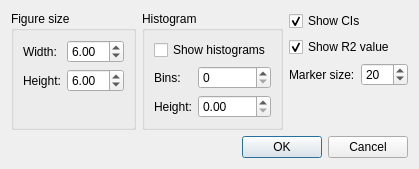
<?xml version="1.0" encoding="UTF-8"?>
<ui version="4.0">
 <class>ScatterPlotDialog</class>
 <widget class="QDialog" name="ScatterPlotDialog">
  <property name="geometry">
   <rect>
    <x>0</x>
    <y>0</y>
    <width>378</width>
    <height>167</height>
   </rect>
  </property>
  <property name="sizePolicy">
   <sizepolicy hsizetype="Fixed" vsizetype="Fixed">
    <horstretch>0</horstretch>
    <verstretch>0</verstretch>
   </sizepolicy>
  </property>
  <property name="windowTitle">
   <string>Scatter plot</string>
  </property>
  <property name="windowIcon">
   <iconset>
    <normaloff>../../../../../icons/programIcon.png</normaloff>../../../../../icons/programIcon.png</iconset>
  </property>
  <layout class="QVBoxLayout" name="verticalLayout_2">
   <item>
    <layout class="QHBoxLayout" name="horizontalLayout">
     <item>
      <widget class="QGroupBox" name="groupBox_3">
       <property name="title">
        <string>Figure size</string>
       </property>
       <layout class="QVBoxLayout" name="verticalLayout_5">
        <item>
         <layout class="QFormLayout" name="formLayout">
          <item row="0" column="0">
           <widget class="QLabel" name="lblFigureWidth">
            <property name="text">
             <string>Width:</string>
            </property>
           </widget>
          </item>
          <item row="0" column="1">
           <widget class="QDoubleSpinBox" name="spinFigWidth">
            <property name="sizePolicy">
             <sizepolicy hsizetype="Minimum" vsizetype="Fixed">
              <horstretch>1</horstretch>
              <verstretch>0</verstretch>
             </sizepolicy>
            </property>
            <property name="decimals">
             <number>2</number>
            </property>
            <property name="minimum">
             <double>0.500000000000000</double>
            </property>
            <property name="maximum">
             <double>20.000000000000000</double>
            </property>
            <property name="singleStep">
             <double>0.500000000000000</double>
            </property>
            <property name="value">
             <double>6.000000000000000</double>
            </property>
           </widget>
          </item>
          <item row="1" column="0">
           <widget class="QLabel" name="lblFigureHeight">
            <property name="text">
             <string>Height:</string>
            </property>
           </widget>
          </item>
          <item row="1" column="1">
           <widget class="QDoubleSpinBox" name="spinFigHeight">
            <property name="sizePolicy">
             <sizepolicy hsizetype="Minimum" vsizetype="Fixed">
              <horstretch>1</horstretch>
              <verstretch>0</verstretch>
             </sizepolicy>
            </property>
            <property name="minimum">
             <double>0.500000000000000</double>
            </property>
            <property name="maximum">
             <double>20.000000000000000</double>
            </property>
            <property name="singleStep">
             <double>0.050000000000000</double>
            </property>
            <property name="value">
             <double>6.000000000000000</double>
            </property>
           </widget>
          </item>
         </layout>
        </item>
       </layout>
      </widget>
     </item>
     <item>
      <widget class="QGroupBox" name="groupBox">
       <property name="title">
        <string>Histogram</string>
       </property>
       <layout class="QVBoxLayout" name="verticalLayout_4">
        <item>
         <widget class="QCheckBox" name="chkShowHistogram">
          <property name="text">
           <string>Show histograms</string>
          </property>
         </widget>
        </item>
        <item>
         <layout class="QFormLayout" name="formLayout_3">
          <item row="0" column="0">
           <widget class="QLabel" name="label_2">
            <property name="text">
             <string>Bins:</string>
            </property>
           </widget>
          </item>
          <item row="0" column="1">
           <widget class="QSpinBox" name="spinNumBins">
            <property name="maximum">
             <number>1000</number>
            </property>
           </widget>
          </item>
          <item row="1" column="0">
           <widget class="QLabel" name="label_3">
            <property name="text">
             <string>Height:</string>
            </property>
           </widget>
          </item>
          <item row="1" column="1">
           <widget class="QDoubleSpinBox" name="spinHistogramSize">
            <property name="maximum">
             <double>6.000000000000000</double>
            </property>
            <property name="singleStep">
             <double>0.250000000000000</double>
            </property>
           </widget>
          </item>
         </layout>
        </item>
       </layout>
      </widget>
     </item>
     <item>
      <layout class="QVBoxLayout" name="verticalLayout_3">
       <item>
        <widget class="QCheckBox" name="chkShowCIs">
         <property name="text">
          <string>Show CIs</string>
         </property>
         <property name="checked">
          <bool>true</bool>
         </property>
        </widget>
       </item>
       <item>
        <widget class="QCheckBox" name="chkShowR2">
         <property name="text">
          <string>Show R2 value</string>
         </property>
         <property name="checked">
          <bool>true</bool>
         </property>
        </widget>
       </item>
       <item>
        <layout class="QHBoxLayout" name="horizontalLayout_2">
         <item>
          <widget class="QLabel" name="label_4">
           <property name="text">
            <string>Marker size:</string>
           </property>
          </widget>
         </item>
         <item>
          <widget class="QSpinBox" name="spinMarkerSize">
           <property name="minimum">
            <number>1</number>
           </property>
           <property name="maximum">
            <number>100</number>
           </property>
           <property name="value">
            <number>20</number>
           </property>
          </widget>
         </item>
        </layout>
       </item>
       <item>
        <spacer name="verticalSpacer">
         <property name="orientation">
          <enum>Qt::Vertical</enum>
         </property>
         <property name="sizeHint" stdset="0">
          <size>
           <width>20</width>
           <height>40</height>
          </size>
         </property>
        </spacer>
       </item>
      </layout>
     </item>
    </layout>
   </item>
   <item>
    <layout class="QHBoxLayout" name="horizontalLayout_3">
     <item>
      <spacer name="horizontalSpacer">
       <property name="orientation">
        <enum>Qt::Horizontal</enum>
       </property>
       <property name="sizeHint" stdset="0">
        <size>
         <width>100</width>
         <height>20</height>
        </size>
       </property>
      </spacer>
     </item>
     <item>
      <widget class="QDialogButtonBox" name="buttonBox">
       <property name="orientation">
        <enum>Qt::Horizontal</enum>
       </property>
       <property name="standardButtons">
        <set>QDialogButtonBox::Cancel|QDialogButtonBox::Ok</set>
       </property>
       <property name="centerButtons">
        <bool>false</bool>
       </property>
      </widget>
     </item>
    </layout>
   </item>
  </layout>
 </widget>
 <resources/>
 <connections>
  <connection>
   <sender>buttonBox</sender>
   <signal>accepted()</signal>
   <receiver>ScatterPlotDialog</receiver>
   <slot>accept()</slot>
   <hints>
    <hint type="sourcelabel">
     <x>367</x>
     <y>243</y>
    </hint>
    <hint type="destinationlabel">
     <x>157</x>
     <y>253</y>
    </hint>
   </hints>
  </connection>
  <connection>
   <sender>buttonBox</sender>
   <signal>rejected()</signal>
   <receiver>ScatterPlotDialog</receiver>
   <slot>reject()</slot>
   <hints>
    <hint type="sourcelabel">
     <x>367</x>
     <y>243</y>
    </hint>
    <hint type="destinationlabel">
     <x>286</x>
     <y>253</y>
    </hint>
   </hints>
  </connection>
  <connection>
   <sender>chkShowHistogram</sender>
   <signal>clicked(bool)</signal>
   <receiver>spinNumBins</receiver>
   <slot>setEnabled(bool)</slot>
   <hints>
    <hint type="sourcelabel">
     <x>190</x>
     <y>127</y>
    </hint>
    <hint type="destinationlabel">
     <x>199</x>
     <y>145</y>
    </hint>
   </hints>
  </connection>
  <connection>
   <sender>chkShowHistogram</sender>
   <signal>clicked(bool)</signal>
   <receiver>spinHistogramSize</receiver>
   <slot>setEnabled(bool)</slot>
   <hints>
    <hint type="sourcelabel">
     <x>169</x>
     <y>129</y>
    </hint>
    <hint type="destinationlabel">
     <x>171</x>
     <y>180</y>
    </hint>
   </hints>
  </connection>
 </connections>
 <designerdata>
  <property name="gridDeltaX">
   <number>10</number>
  </property>
  <property name="gridDeltaY">
   <number>10</number>
  </property>
  <property name="gridSnapX">
   <bool>true</bool>
  </property>
  <property name="gridSnapY">
   <bool>true</bool>
  </property>
  <property name="gridVisible">
   <bool>true</bool>
  </property>
 </designerdata>
</ui>
